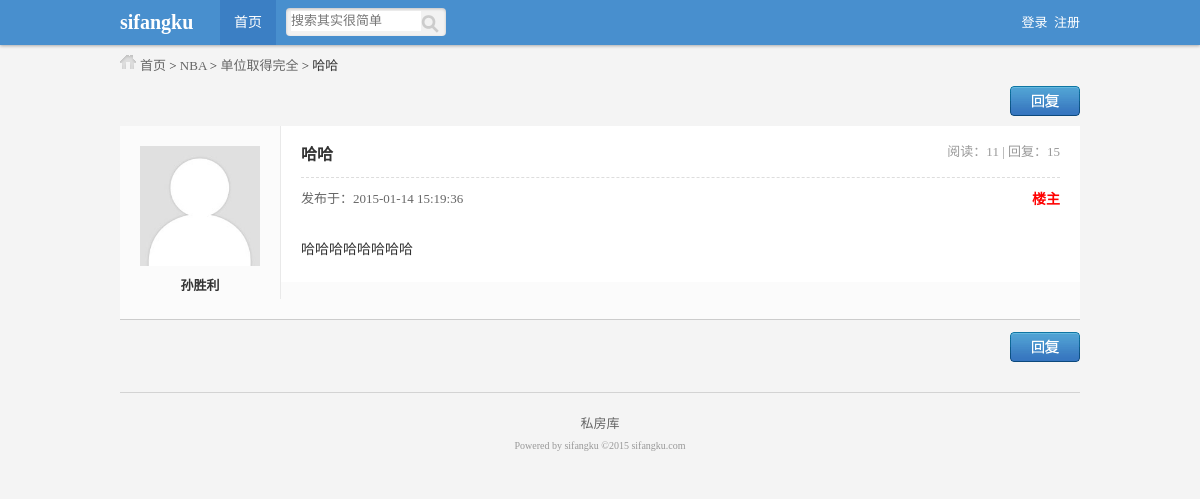
Page /sfkbbs/show.php?id=7 on the committed database.
### tables this page shows
CREATE TABLE IF NOT EXISTS `sfk_father_module` (
  `id` int(10) unsigned NOT NULL AUTO_INCREMENT,
  `module_name` varchar(66) NOT NULL,
  `sort` int(11) DEFAULT '0',
  PRIMARY KEY (`id`)
);

CREATE TABLE IF NOT EXISTS `sfk_son_module` (
  `id` int(10) unsigned NOT NULL AUTO_INCREMENT,
  `father_module_id` int(10) unsigned NOT NULL,
  `module_name` varchar(66) NOT NULL,
  `info` varchar(255) NOT NULL,
  `member_id` int(10) unsigned NOT NULL DEFAULT '0',
  `sort` int(10) unsigned NOT NULL DEFAULT '0',
  PRIMARY KEY (`id`)
);

CREATE TABLE IF NOT EXISTS `sfk_content` (
  `id` int(10) unsigned NOT NULL AUTO_INCREMENT,
  `module_id` int(10) unsigned NOT NULL,
  `title` varchar(255) NOT NULL,
  `content` text NOT NULL,
  `time` datetime NOT NULL,
  `member_id` int(10) unsigned NOT NULL,
  `times` int(10) unsigned NOT NULL DEFAULT '0',
  PRIMARY KEY (`id`)
);

CREATE TABLE IF NOT EXISTS `sfk_member` (
  `id` int(10) unsigned NOT NULL AUTO_INCREMENT,
  `name` varchar(32) NOT NULL,
  `pw` varchar(32) NOT NULL,
  `photo` varchar(255) NOT NULL,
  `register_time` datetime NOT NULL,
  `last_time` datetime NOT NULL,
  PRIMARY KEY (`id`)
);

### sfkbbs/inc/mysql.inc.php (called while the page is built, shortened)
<?php
function execute($link,$query){
	$result=mysqli_query($link,$query);
	return $result;
}
?>

### sfkbbs/show.php (the view, shortened to what this page needs)
<?php
include_once 'inc/mysql.inc.php';
$link=connect();
$query="select sc.id cid,sc.module_id,sc.title,sc.content,sc.time,sc.member_id,sc.times,sm.name,sm.photo from sfk_content sc,sfk_member sm where sc.id={$_GET['id']} and sc.member_id=sm.id";
$result_content=execute($link,$query);
$data_content=mysqli_fetch_assoc($result_content);
$data_content['times']=$data_content['times']+1;
$data_content['title']=htmlspecialchars($data_content['title']);
$data_content['content']=nl2br(htmlspecialchars($data_content['content']));
$query="select * from sfk_son_module where id={$data_content['module_id']}";
$result_son=execute($link,$query);
$data_son=mysqli_fetch_assoc($result_son);
$query="select * from sfk_father_module where id={$data_son['father_module_id']}";
$result_father=execute($link,$query);
$data_father=mysqli_fetch_assoc($result_father);
?>
<?php include 'inc/header.inc.php'?>
<div id="position" class="auto">
	 <a href="index.php">首页</a> &gt; <a href="list_father.php?id=<?php echo $data_father['id']?>"><?php echo $data_father['module_name']?></a> &gt; <a href="list_son.php?id=<?php echo $data_son['id']?>"><?php echo $data_son['module_name']?></a> &gt; <?php echo $data_content['title']?>
</div>
<div id="main" class="auto">
	<div class="wrap1">
		<a class="btn reply" href="reply.php?id=<?php echo $_GET['id']?>" target="_blank"></a>
	</div>
	<div class="wrapContent">
		<div class="left">
			<div class="face">
				<a target="_blank" href="">
					<img width=120 height=120 src="<?php if($data_content['photo']!=''){echo $data_content['photo'];}else{echo 'style/photo.jpg';}?>" />
				</a>
			</div>
			<div class="name">
				<a href=""><?php echo $data_content['name']?></a>
			</div>
		</div>
		<div class="right">
			<div class="title">
				<h2><?php echo $data_content['title']?></h2>
				<span>阅读：<?php echo $data_content['times']?>&nbsp;|&nbsp;回复：15</span>
			</div>
			<div class="pubdate">
				<span class="date">发布于：<?php echo $data_content['time']?> </span>
				<span class="floor" style="color:red;font-size:14px;font-weight:bold;">楼主</span>
			</div>
			<div class="content">
				 <?php echo $data_content['content']?>
			</div>
		</div>
	</div>
	<div class="wrap1">
		<a class="btn reply" href="reply.php?id=<?php echo $_GET['id']?>" target="_blank"></a>
	</div>
</div>
<?php include 'inc/footer.inc.php'?>

### sfkbbs/style/public.css (style rules this page uses)
body,div,ul,ol,li,dl,dt,dd,h1,h2,h3,h4,h5,h6,form,input,textarea,p { margin:0px; padding:0px; font-size:13px; font-family:Tahoma; }
img,a img { border:none; }
a { text-decoration:none; }
body { background:#f4f4f4; color:#333; }
.auto { width:960px; margin:0 auto; }
#position { background:url(style_icon.png) 0px -60px no-repeat; text-indent:20px; }
#position a { color:#666; }
a.btn { display:block; width:70px; height:30px; float:left; }
a.reply { background:url(bg.png) 0 -90px no-repeat; }

### sfkbbs/style/show.css (style rules this page uses)
#main .wrap1 { margin:12px 0 10px 0; }
#main div.wrapContent { border-bottom:1px solid #ccc; background:#fbfbfb; margin-bottom:10px; padding-bottom: 20px; }
#main div.wrapContent div.left { border-right:1px solid #e9e9e9; width:160px; float:left; }
#main div.wrapContent div.left div.face { text-align:center; }
#main div.wrapContent div.left div.face img { margin:20px 0 0 0; }
#main div.wrapContent div.left div.name { text-align:center; margin:5px 0; }
#main div.wrapContent div.left div.name a { color:#333; font-weight:bold; }
#main div.wrapContent div.right { background:#fff; float:right; width:759px; padding:5px 20px 20px 20px; border-left:1px solid #e9e9e9; margin-left:-1px; }
#main div.wrapContent div.right div.title { border-bottom:1px dashed #dddddd; padding:10px 0px 12px 0; }
#main div.wrapContent div.right div.title h2 { display:inline-block; float:left; font-size:16px; }
#main div.wrapContent div.right div.title span { display:inline-block; float:right; color:#999; }
#main div.wrapContent div.right div.pubdate { margin:10px 0 30px 0; }
#main div.wrapContent div.right div.pubdate .date { color:#666; }
#main div.wrapContent div.right div.pubdate .floor { color:#999; float:right; }
div.content { line-height:180%; }
div.content,div.content div,div.content ul,div.content ol,div.content li,div.content dl,div.content dt,div.content dd,div.content h1,div.content h2,div.content h3,div.content h4,div.content h5,div.content h6,div.content form,div.content input,div.content textarea,div.content p { font-size:14px; color:#333; }
.wrap1 .btn { float:right; }

### rows in the picture
sfk_father_module: module_name "NBA"
sfk_son_module: module_name "单位取得完全"
sfk_content: title "哈哈", sfk_member.name "孙胜利", time "2015-01-14 15:19:36", content "哈哈哈哈哈哈哈哈"

### other values in the picture
$data_content['times'] "11"
